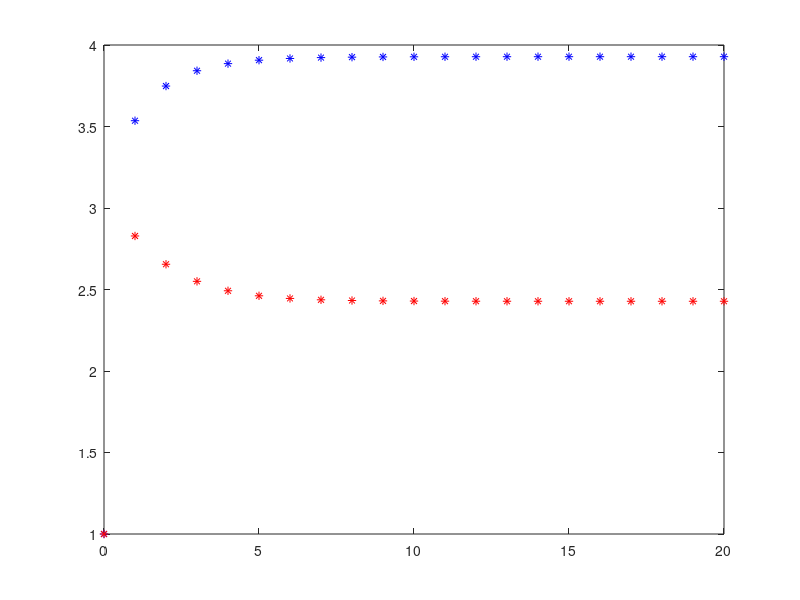

This figure's MATLAB source:
function plotPower()
%
%Power method for computing eigenvalues
%
C = [4 1;1 3]
z = [1;1]
for x = 0:20
    plot(x,z(1),'b*')
    hold on;
    plot(x,z(2),'r*')
    y=C*z;
    n=norm(z);
    z=y/n
end